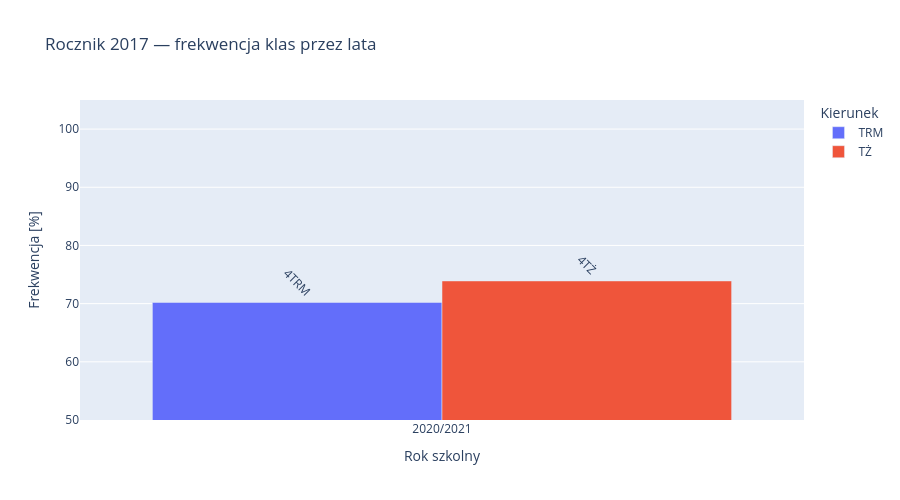
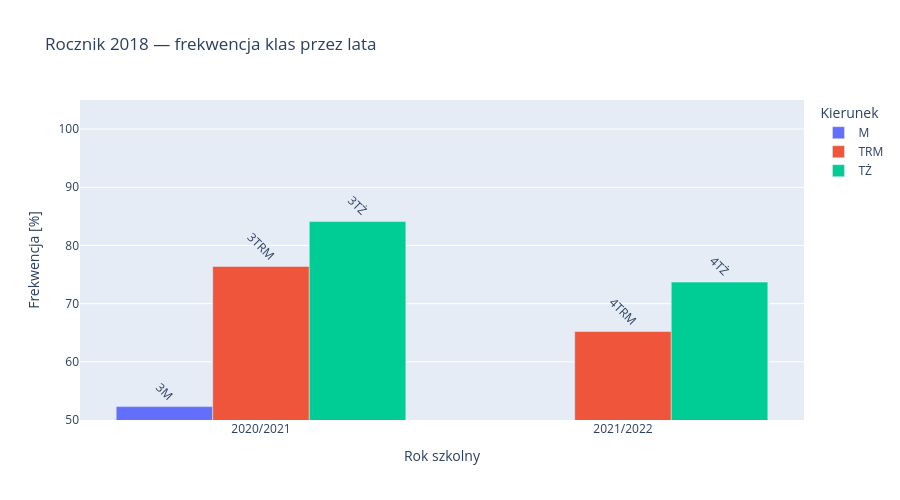
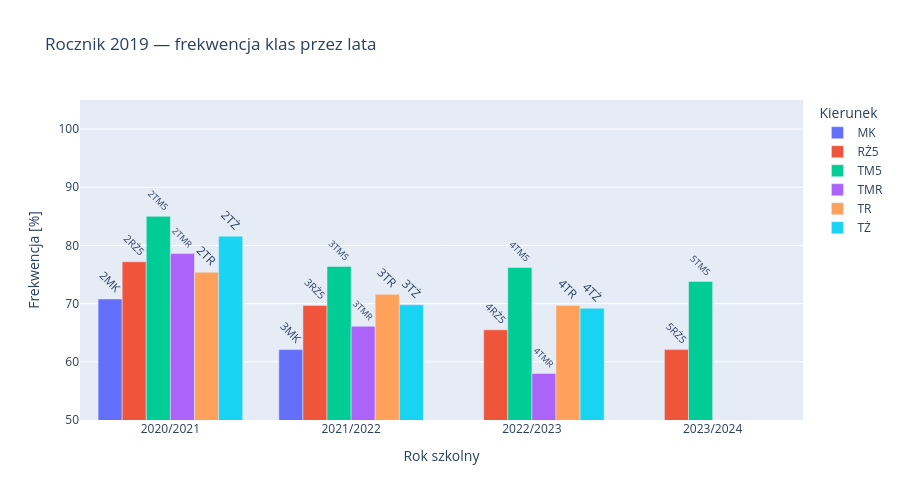
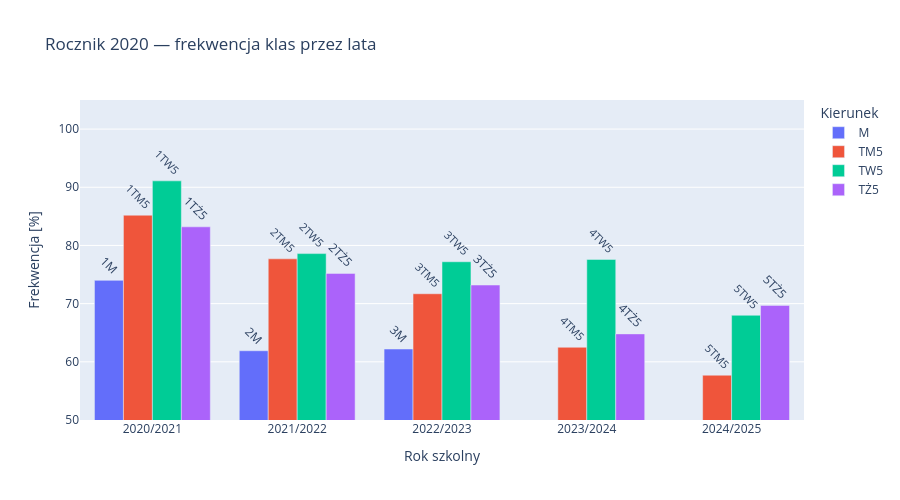

Notebook cell for these charts, in order:
### Markdown cell above
## Wykresy: każdy rocznik — klasy przez lata

### Code cell
for rocznik, grupa in df_porownanie.groupby("rocznik"):
    grupa = grupa.sort_values(["rok_szkolny", "sufiks"])

    fig = px.bar(
        grupa,
        x="rok_szkolny",
        y="frekwencja_%",
        color="sufiks",
        barmode="group",
        text="Dziennik",
        hover_data={"Dziennik": True, "frekwencja_%": True, "rocznik_str": True},
        title=f"Rocznik {rocznik} — frekwencja klas przez lata"
    )
    fig.update_traces(textangle=45, textposition="outside")
    fig.update_layout(
        yaxis_range=[50, 105],
        xaxis_title="Rok szkolny",
        yaxis_title="Frekwencja [%]",
        legend_title="Kierunek",
        height=500
    )
    fig.show()

### Figure 1 — Plotly figure (JSON) as saved in the notebook; plotly's stock layout.template omitted (floating-point values rounded to 4 significant figures)
{"data": [{"alignmentgroup": "True", "customdata": [["4TRM", "2017"]], "hovertemplate": "sufiks=TRM<br>rok_szkolny=%{x}<br>frekwencja_%=%{y}<br>Dziennik=%{customdata[0]}<br>rocznik_str=%{customdata[1]}<extra></extra>", "legendgroup": "TRM", "marker": {"color": "#636efa", "pattern": {"shape": ""}}, "name": "TRM", "offsetgroup": "TRM", "orientation": "v", "showlegend": true, "text": ["4TRM"], "textangle": 45, "textposition": "outside", "type": "bar", "x": ["2020/2021"], "xaxis": "x", "y": [70.2], "yaxis": "y"}, {"alignmentgroup": "True", "customdata": [["4TŻ", "2017"]], "hovertemplate": "sufiks=TŻ<br>rok_szkolny=%{x}<br>frekwencja_%=%{y}<br>Dziennik=%{customdata[0]}<br>rocznik_str=%{customdata[1]}<extra></extra>", "legendgroup": "TŻ", "marker": {"color": "#EF553B", "pattern": {"shape": ""}}, "name": "TŻ", "offsetgroup": "TŻ", "orientation": "v", "showlegend": true, "text": ["4TŻ"], "textangle": 45, "textposition": "outside", "type": "bar", "x": ["2020/2021"], "xaxis": "x", "y": [73.9], "yaxis": "y"}], "layout": {"barmode": "group", "height": 500, "legend": {"title": {"text": "Kierunek"}, "tracegroupgap": 0}, "title": {"text": "Rocznik 2017 — frekwencja klas przez lata"}, "xaxis": {"anchor": "y", "domain": [0, 1], "title": {"text": "Rok szkolny"}}, "yaxis": {"anchor": "x", "domain": [0, 1], "range": [50, 105], "title": {"text": "Frekwencja [%]"}}}}

### Figure 2 — Plotly figure (JSON) as saved in the notebook; plotly's stock layout.template omitted (floating-point values rounded to 4 significant figures)
{"data": [{"alignmentgroup": "True", "customdata": [["3M", "2018"]], "hovertemplate": "sufiks=M<br>rok_szkolny=%{x}<br>frekwencja_%=%{y}<br>Dziennik=%{customdata[0]}<br>rocznik_str=%{customdata[1]}<extra></extra>", "legendgroup": "M", "marker": {"color": "#636efa", "pattern": {"shape": ""}}, "name": "M", "offsetgroup": "M", "orientation": "v", "showlegend": true, "text": ["3M"], "textangle": 45, "textposition": "outside", "type": "bar", "x": ["2020/2021"], "xaxis": "x", "y": [52.3], "yaxis": "y"}, {"alignmentgroup": "True", "customdata": [["3TRM", "2018"], ["4TRM", "2018"]], "hovertemplate": "sufiks=TRM<br>rok_szkolny=%{x}<br>frekwencja_%=%{y}<br>Dziennik=%{customdata[0]}<br>rocznik_str=%{customdata[1]}<extra></extra>", "legendgroup": "TRM", "marker": {"color": "#EF553B", "pattern": {"shape": ""}}, "name": "TRM", "offsetgroup": "TRM", "orientation": "v", "showlegend": true, "text": ["3TRM", "4TRM"], "textangle": 45, "textposition": "outside", "type": "bar", "x": ["2020/2021", "2021/2022"], "xaxis": "x", "y": [76.4, 65.2], "yaxis": "y"}, {"alignmentgroup": "True", "customdata": [["3TŻ", "2018"], ["4TŻ", "2018"]], "hovertemplate": "sufiks=TŻ<br>rok_szkolny=%{x}<br>frekwencja_%=%{y}<br>Dziennik=%{customdata[0]}<br>rocznik_str=%{customdata[1]}<extra></extra>", "legendgroup": "TŻ", "marker": {"color": "#00cc96", "pattern": {"shape": ""}}, "name": "TŻ", "offsetgroup": "TŻ", "orientation": "v", "showlegend": true, "text": ["3TŻ", "4TŻ"], "textangle": 45, "textposition": "outside", "type": "bar", "x": ["2020/2021", "2021/2022"], "xaxis": "x", "y": [84.1, 73.7], "yaxis": "y"}], "layout": {"barmode": "group", "height": 500, "legend": {"title": {"text": "Kierunek"}, "tracegroupgap": 0}, "title": {"text": "Rocznik 2018 — frekwencja klas przez lata"}, "xaxis": {"anchor": "y", "domain": [0, 1], "title": {"text": "Rok szkolny"}}, "yaxis": {"anchor": "x", "domain": [0, 1], "range": [50, 105], "title": {"text": "Frekwencja [%]"}}}}

### Figure 3 — Plotly figure (JSON) as saved in the notebook; plotly's stock layout.template omitted (floating-point values rounded to 4 significant figures)
{"data": [{"alignmentgroup": "True", "customdata": [["2MK", "2019"], ["3MK", "2019"]], "hovertemplate": "sufiks=MK<br>rok_szkolny=%{x}<br>frekwencja_%=%{y}<br>Dziennik=%{customdata[0]}<br>rocznik_str=%{customdata[1]}<extra></extra>", "legendgroup": "MK", "marker": {"color": "#636efa", "pattern": {"shape": ""}}, "name": "MK", "offsetgroup": "MK", "orientation": "v", "showlegend": true, "text": ["2MK", "3MK"], "textangle": 45, "textposition": "outside", "type": "bar", "x": ["2020/2021", "2021/2022"], "xaxis": "x", "y": [70.8, 62.1], "yaxis": "y"}, {"alignmentgroup": "True", "customdata": [["2RŻ5", "2019"], ["3RŻ5", "2019"], ["4RŻ5", "2019"], ["5RŻ5", "2019"]], "hovertemplate": "sufiks=RŻ5<br>rok_szkolny=%{x}<br>frekwencja_%=%{y}<br>Dziennik=%{customdata[0]}<br>rocznik_str=%{customdata[1]}<extra></extra>", "legendgroup": "RŻ5", "marker": {"color": "#EF553B", "pattern": {"shape": ""}}, "name": "RŻ5", "offsetgroup": "RŻ5", "orientation": "v", "showlegend": true, "text": ["2RŻ5", "3RŻ5", "4RŻ5", "5RŻ5"], "textangle": 45, "textposition": "outside", "type": "bar", "x": ["2020/2021", "2021/2022", "2022/2023", "2023/2024"], "xaxis": "x", "y": [77.2, 69.7, 65.5, 62.1], "yaxis": "y"}, {"alignmentgroup": "True", "customdata": [["2TM5", "2019"], ["3TM5", "2019"], ["4TM5", "2019"], ["5TM5", "2019"]], "hovertemplate": "sufiks=TM5<br>rok_szkolny=%{x}<br>frekwencja_%=%{y}<br>Dziennik=%{customdata[0]}<br>rocznik_str=%{customdata[1]}<extra></extra>", "legendgroup": "TM5", "marker": {"color": "#00cc96", "pattern": {"shape": ""}}, "name": "TM5", "offsetgroup": "TM5", "orientation": "v", "showlegend": true, "text": ["2TM5", "3TM5", "4TM5", "5TM5"], "textangle": 45, "textposition": "outside", "type": "bar", "x": ["2020/2021", "2021/2022", "2022/2023", "2023/2024"], "xaxis": "x", "y": [85.0, 76.4, 76.2, 73.8], "yaxis": "y"}, {"alignmentgroup": "True", "customdata": [["2TMR", "2019"], ["3TMR", "2019"], ["4TMR", "2019"]], "hovertemplate": "sufiks=TMR<br>rok_szkolny=%{x}<br>frekwencja_%=%{y}<br>Dziennik=%{customdata[0]}<br>rocznik_str=%{customdata[1]}<extra></extra>", "legendgroup": "TMR", "marker": {"color": "#ab63fa", "pattern": {"shape": ""}}, "name": "TMR", "offsetgroup": "TMR", "orientation": "v", "showlegend": true, "text": ["2TMR", "3TMR", "4TMR"], "textangle": 45, "textposition": "outside", "type": "bar", "x": ["2020/2021", "2021/2022", "2022/2023"], "xaxis": "x", "y": [78.6, 66.1, 58.0], "yaxis": "y"}, {"alignmentgroup": "True", "customdata": [["2TR", "2019"], ["3TR", "2019"], ["4TR", "2019"]], "hovertemplate": "sufiks=TR<br>rok_szkolny=%{x}<br>frekwencja_%=%{y}<br>Dziennik=%{customdata[0]}<br>rocznik_str=%{customdata[1]}<extra></extra>", "legendgroup": "TR", "marker": {"color": "#FFA15A", "pattern": {"shape": ""}}, "name": "TR", "offsetgroup": "TR", "orientation": "v", "showlegend": true, "text": ["2TR", "3TR", "4TR"], "textangle": 45, "textposition": "outside", "type": "bar", "x": ["2020/2021", "2021/2022", "2022/2023"], "xaxis": "x", "y": [75.4, 71.6, 69.7], "yaxis": "y"}, {"alignmentgroup": "True", "customdata": [["2TŻ", "2019"], ["3TŻ", "2019"], ["4TŻ", "2019"]], "hovertemplate": "sufiks=TŻ<br>rok_szkolny=%{x}<br>frekwencja_%=%{y}<br>Dziennik=%{customdata[0]}<br>rocznik_str=%{customdata[1]}<extra></extra>", "legendgroup": "TŻ", "marker": {"color": "#19d3f3", "pattern": {"shape": ""}}, "name": "TŻ", "offsetgroup": "TŻ", "orientation": "v", "showlegend": true, "text": ["2TŻ", "3TŻ", "4TŻ"], "textangle": 45, "textposition": "outside", "type": "bar", "x": ["2020/2021", "2021/2022", "2022/2023"], "xaxis": "x", "y": [81.6, 69.8, 69.2], "yaxis": "y"}], "layout": {"barmode": "group", "height": 500, "legend": {"title": {"text": "Kierunek"}, "tracegroupgap": 0}, "title": {"text": "Rocznik 2019 — frekwencja klas przez lata"}, "xaxis": {"anchor": "y", "domain": [0, 1], "title": {"text": "Rok szkolny"}}, "yaxis": {"anchor": "x", "domain": [0, 1], "range": [50, 105], "title": {"text": "Frekwencja [%]"}}}}

### Figure 4 — Plotly figure (JSON) as saved in the notebook; plotly's stock layout.template omitted (floating-point values rounded to 4 significant figures)
{"data": [{"alignmentgroup": "True", "customdata": [["1M", "2020"], ["2M", "2020"], ["3M", "2020"]], "hovertemplate": "sufiks=M<br>rok_szkolny=%{x}<br>frekwencja_%=%{y}<br>Dziennik=%{customdata[0]}<br>rocznik_str=%{customdata[1]}<extra></extra>", "legendgroup": "M", "marker": {"color": "#636efa", "pattern": {"shape": ""}}, "name": "M", "offsetgroup": "M", "orientation": "v", "showlegend": true, "text": ["1M", "2M", "3M"], "textangle": 45, "textposition": "outside", "type": "bar", "x": ["2020/2021", "2021/2022", "2022/2023"], "xaxis": "x", "y": [74.0, 61.9, 62.2], "yaxis": "y"}, {"alignmentgroup": "True", "customdata": [["1TM5", "2020"], ["2TM5", "2020"], ["3TM5", "2020"], ["4TM5", "2020"], ["5TM5", "2020"]], "hovertemplate": "sufiks=TM5<br>rok_szkolny=%{x}<br>frekwencja_%=%{y}<br>Dziennik=%{customdata[0]}<br>rocznik_str=%{customdata[1]}<extra></extra>", "legendgroup": "TM5", "marker": {"color": "#EF553B", "pattern": {"shape": ""}}, "name": "TM5", "offsetgroup": "TM5", "orientation": "v", "showlegend": true, "text": ["1TM5", "2TM5", "3TM5", "4TM5", "5TM5"], "textangle": 45, "textposition": "outside", "type": "bar", "x": ["2020/2021", "2021/2022", "2022/2023", "2023/2024", "2024/2025"], "xaxis": "x", "y": [85.2, 77.7, 71.7, 62.5, 57.7], "yaxis": "y"}, {"alignmentgroup": "True", "customdata": [["1TW5", "2020"], ["2TW5", "2020"], ["3TW5", "2020"], ["4TW5", "2020"], ["5TW5", "2020"]], "hovertemplate": "sufiks=TW5<br>rok_szkolny=%{x}<br>frekwencja_%=%{y}<br>Dziennik=%{customdata[0]}<br>rocznik_str=%{customdata[1]}<extra></extra>", "legendgroup": "TW5", "marker": {"color": "#00cc96", "pattern": {"shape": ""}}, "name": "TW5", "offsetgroup": "TW5", "orientation": "v", "showlegend": true, "text": ["1TW5", "2TW5", "3TW5", "4TW5", "5TW5"], "textangle": 45, "textposition": "outside", "type": "bar", "x": ["2020/2021", "2021/2022", "2022/2023", "2023/2024", "2024/2025"], "xaxis": "x", "y": [91.1, 78.6, 77.2, 77.6, 68.0], "yaxis": "y"}, {"alignmentgroup": "True", "customdata": [["1TŻ5", "2020"], ["2TŻ5", "2020"], ["3TŻ5", "2020"], ["4TŻ5", "2020"], ["5TŻ5", "2020"]], "hovertemplate": "sufiks=TŻ5<br>rok_szkolny=%{x}<br>frekwencja_%=%{y}<br>Dziennik=%{customdata[0]}<br>rocznik_str=%{customdata[1]}<extra></extra>", "legendgroup": "TŻ5", "marker": {"color": "#ab63fa", "pattern": {"shape": ""}}, "name": "TŻ5", "offsetgroup": "TŻ5", "orientation": "v", "showlegend": true, "text": ["1TŻ5", "2TŻ5", "3TŻ5", "4TŻ5", "5TŻ5"], "textangle": 45, "textposition": "outside", "type": "bar", "x": ["2020/2021", "2021/2022", "2022/2023", "2023/2024", "2024/2025"], "xaxis": "x", "y": [83.2, 75.2, 73.2, 64.8, 69.7], "yaxis": "y"}], "layout": {"barmode": "group", "height": 500, "legend": {"title": {"text": "Kierunek"}, "tracegroupgap": 0}, "title": {"text": "Rocznik 2020 — frekwencja klas przez lata"}, "xaxis": {"anchor": "y", "domain": [0, 1], "title": {"text": "Rok szkolny"}}, "yaxis": {"anchor": "x", "domain": [0, 1], "range": [50, 105], "title": {"text": "Frekwencja [%]"}}}}
